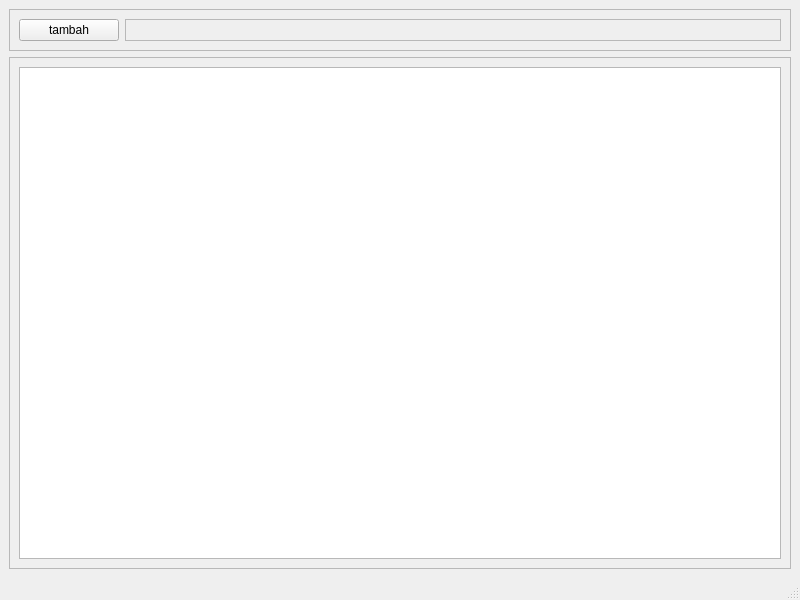
<?xml version="1.0" encoding="UTF-8"?>
<ui version="4.0">
 <class>MainWindow</class>
 <widget class="QMainWindow" name="MainWindow">
  <property name="geometry">
   <rect>
    <x>0</x>
    <y>0</y>
    <width>800</width>
    <height>600</height>
   </rect>
  </property>
  <property name="windowTitle">
   <string>MainWindow</string>
  </property>
  <widget class="QWidget" name="centralwidget">
   <layout class="QVBoxLayout" name="verticalLayout">
    <item>
     <widget class="QFrame" name="frame">
      <property name="maximumSize">
       <size>
        <width>16777215</width>
        <height>60</height>
       </size>
      </property>
      <property name="frameShape">
       <enum>QFrame::StyledPanel</enum>
      </property>
      <property name="frameShadow">
       <enum>QFrame::Raised</enum>
      </property>
      <layout class="QHBoxLayout" name="horizontalLayout">
       <item>
        <widget class="QPushButton" name="pushButton">
         <property name="maximumSize">
          <size>
           <width>100</width>
           <height>16777215</height>
          </size>
         </property>
         <property name="text">
          <string>tambah</string>
         </property>
         <property name="checkable">
          <bool>false</bool>
         </property>
         <property name="checked">
          <bool>false</bool>
         </property>
        </widget>
       </item>
       <item>
        <widget class="QFrame" name="frame_3">
         <property name="frameShape">
          <enum>QFrame::StyledPanel</enum>
         </property>
         <property name="frameShadow">
          <enum>QFrame::Raised</enum>
         </property>
        </widget>
       </item>
      </layout>
     </widget>
    </item>
    <item>
     <widget class="QFrame" name="frame_2">
      <property name="frameShape">
       <enum>QFrame::StyledPanel</enum>
      </property>
      <property name="frameShadow">
       <enum>QFrame::Raised</enum>
      </property>
      <layout class="QVBoxLayout" name="verticalLayout_2">
       <item>
        <widget class="QTableWidget" name="tableWidget"/>
       </item>
      </layout>
     </widget>
    </item>
   </layout>
  </widget>
  <widget class="QMenuBar" name="menubar">
   <property name="geometry">
    <rect>
     <x>0</x>
     <y>0</y>
     <width>800</width>
     <height>26</height>
    </rect>
   </property>
  </widget>
  <widget class="QStatusBar" name="statusbar"/>
 </widget>
 <resources/>
 <connections/>
</ui>
